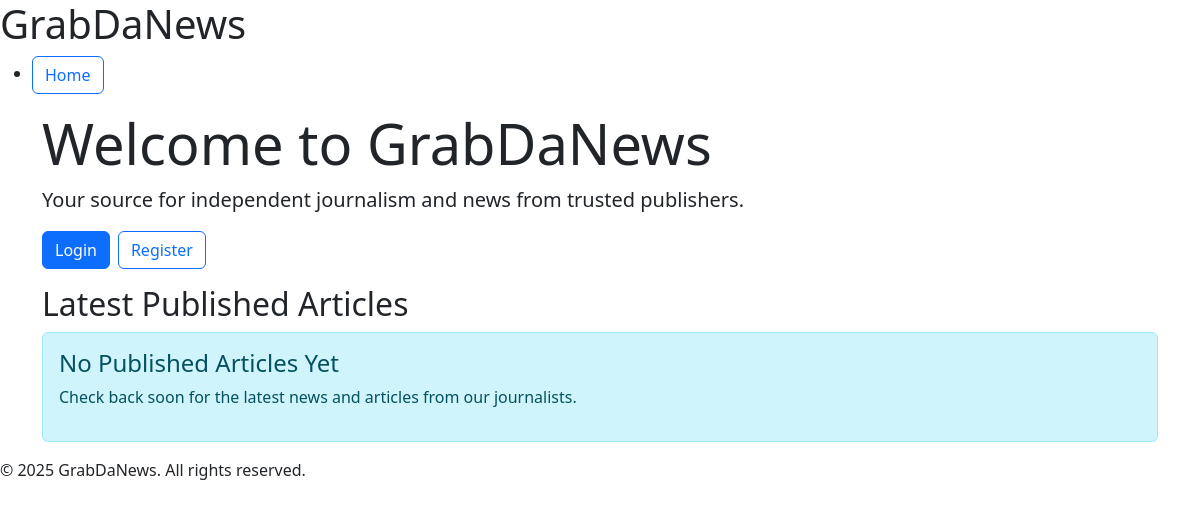
/, run on an earlier commit of the app's database.
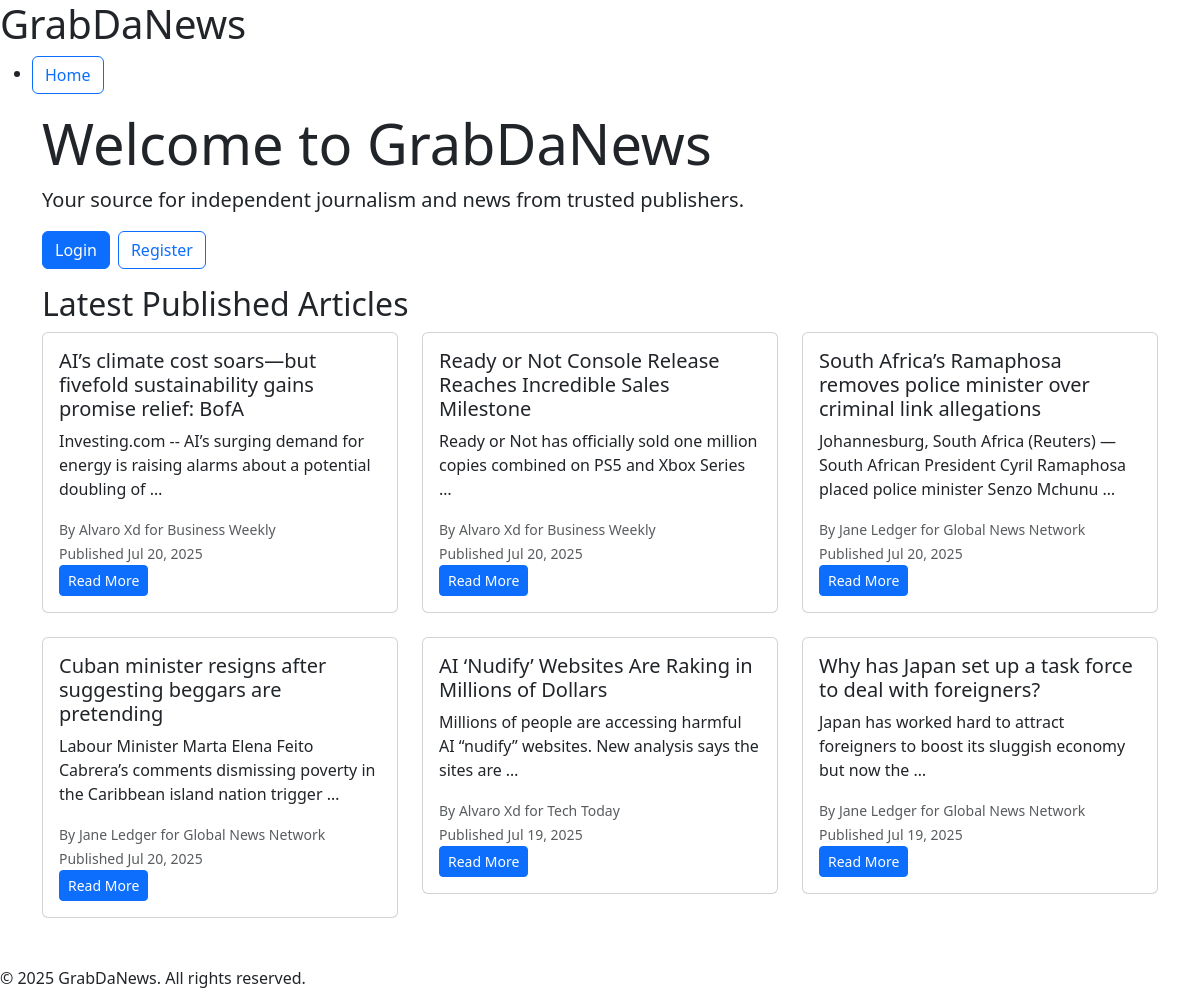
And on a later commit of the database.
### news/models.py (models this page shows, shortened)
class Article(models.Model):
    STATUS_CHOICES = [
        ('submitted', 'Submitted for Review'),
        ('approved', 'Approved'),
        ('rejected', 'Rejected'),
    ]
    title = models.CharField(max_length=200)
    content = models.TextField()
    author = models.ForeignKey(
        CustomUser,
        on_delete=models.CASCADE,
        limit_choices_to={'role': 'journalist'},
        related_name='authored_articles'
    )
    publisher = models.ForeignKey(
        Publisher,
        on_delete=models.CASCADE,
        related_name='articles',
        null=True,
        blank=True
    )
    status = models.CharField(
        max_length=20,
        choices=STATUS_CHOICES,
        default='submitted'
    )
    approved_by = models.ForeignKey(
        CustomUser,
        on_delete=models.SET_NULL,
        null=True,
        blank=True,
        limit_choices_to={'role': 'editor'},
        related_name='approved_articles'
    )
    published_at = models.DateTimeField(null=True, blank=True)
    created_at = models.DateTimeField(auto_now_add=True)
    updated_at = models.DateTimeField(auto_now=True)
    class Meta:
        ordering = ['-created_at']
        permissions = [
            ('can_approve_article', 'Can approve articles'),
            ('can_publish_article', 'Can publish articles'),
        ]

class CustomUser(AbstractUser):
    ROLE_CHOICES = [
        ('reader', 'Reader'),
        ('editor', 'Editor'),
        ('journalist', 'Journalist'),
    ]
    role = models.CharField(
        max_length=20,
        choices=ROLE_CHOICES,
        default='reader'
    )
    subscribed_publishers = models.ManyToManyField(
        Publisher,
        blank=True,
        related_name='subscribers'
    )
    subscribed_journalists = models.ManyToManyField(
        'self',
        blank=True,
        symmetrical=False,
        limit_choices_to={'role': 'journalist'},
        related_name='journalist_subscribers'
    )
    publishers = models.ManyToManyField(
        Publisher,
        blank=True,
        related_name='staff_members'
    )
    class Meta:
        ordering = ['username']

class Publisher(models.Model):
    name = models.CharField(max_length=200, unique=True)
    description = models.TextField(blank=True)
    class Meta:
        ordering = ['name']

### news/views.py (the view)
# urls.py: 2. Add a URL to urlpatterns:  path('', views.home, name='home')
def home(request):
    recent_articles = Article.objects.filter(status='approved').order_by(
        '-published_at')[:6]
    context = {
        'recent_articles': recent_articles
    }
    return render(request, 'news/home.html', context)

### news/templates/news/home.html (shortened to what this page needs)
{% extends 'base.html' %}
{% block content %}
<div class="container">
  <div class="jumbotron">
    <h1 class="display-4">
      Welcome to GrabDaNews
    </h1>
    <p class="lead">
      Your source for independent journalism and news from trusted publishers.
    </p>
    {% if user.is_authenticated %}
      <div class="d-flex gap-2 mb-3">
        {% if user.role == 'journalist' %}
          <a href="{% url 'create_article' %}" class="btn btn-outline-success">Create Article</a>
        {% endif %}
      </div>
    {% else %}
      <div class="d-flex gap-2 mb-3">
        <a href="{% url 'login_user' %}" class="btn btn-primary">Login</a>
        <a href="{% url 'register' %}" class="btn btn-outline-primary">Register</a>
      </div>
    {% endif %}
  </div>
  <h2>Latest Published Articles</h2>
  {% if recent_articles %}
    <div class="row">
      {% for article in recent_articles %}
        <div class="col-md-6 col-lg-4 mb-4">
          <div class="card">
            <div class="card-body">
              <h5 class="card-title">{{ article.title }}</h5>
              <p class="card-text">{{ article.content|truncatewords:15 }}</p>
              <div class="card-text">
                <small class="text-muted">
                  By {{ article.author.get_full_name|default:article.author.username }}
                  {% if article.publisher %} for {{ article.publisher.name }} {% endif %}<br>
                  Published {{ article.published_at|date:"M d, Y" }}
                </small>
              </div>
              <a href="{% url 'article_detail' article.id %}" class="btn btn-primary btn-sm">Read More</a>
            </div>
          </div>
        </div>
      {% endfor %}
    </div>
  {% else %}
    <div class="alert alert-info">
      <h4>No Published Articles Yet</h4>
      <p>Check back soon for the latest news and articles from our journalists.</p>
    </div>
  {% endif %}
</div>
{% endblock %}

### news/templates/base.html (shortened to what this page needs)
{% load static %}
<!DOCTYPE html>
<html lang="en">
<head>
  <link rel="stylesheet" href="{% static 'css/styles.css' %}">
  <link href="https://cdn.jsdelivr.net/npm/bootstrap@5.3.7/dist/css/bootstrap.min.css"
        rel="stylesheet"
>
</head>
<body>
  <header>
    <h1>GrabDaNews</h1>
    <nav>
      <ul>
        <li>
          <a href="{% url 'home' %}" class="btn btn-outline-primary me-2">Home</a>
        </li>
      </ul>
    </nav>
  </header>
  <main>
    {% block content %}{% endblock %}
  </main>
  <footer>
    <p>&copy; 2025 GrabDaNews. All rights reserved.</p>
  </footer>
</body>
</html>

What changed in the data, as far as the page shows it:
added Article: title "AI’s climate cost soars—but fivefold sustainability gains promise relief: BofA", content "Investing.com -- AI’s surging demand for energy is raising alarms about a potential doubling of …", author.get_full_name "Alvaro Xd", publisher.name "Business Weekly", published_at "Jul 20, 2025"
added Article: title "Ready or Not Console Release Reaches Incredible Sales Milestone", content "Ready or Not has officially sold one million copies combined on PS5 and Xbox Series …", author.get_full_name "Alvaro Xd", publisher.name "Business Weekly", published_at "Jul 20, 2025"
added Article: title "South Africa’s Ramaphosa removes police minister over criminal link allegations", content "Johannesburg, South Africa (Reuters) — South African President Cyril Ramaphosa placed police minister Senzo Mchunu …", author.get_full_name "Jane Ledger", publisher.name "Global News Network", published_at "Jul 20, 2025"
added Article: title "Cuban minister resigns after suggesting beggars are pretending", content "Labour Minister Marta Elena Feito Cabrera’s comments dismissing poverty in the Caribbean island nation trigger …", author.get_full_name "Jane Ledger", publisher.name "Global News Network", published_at "Jul 20, 2025"
added Article: title "AI ‘Nudify’ Websites Are Raking in Millions of Dollars", content "Millions of people are accessing harmful AI “nudify” websites. New analysis says the sites are …", author.get_full_name "Alvaro Xd", publisher.name "Tech Today", published_at "Jul 19, 2025"
added Article: title "Why has Japan set up a task force to deal with foreigners?", content "Japan has worked hard to attract foreigners to boost its sluggish economy but now the …", author.get_full_name "Jane Ledger", publisher.name "Global News Network", published_at "Jul 19, 2025"
Also different on the page:
text no longer shown: "No Published Articles Yet Check back soon for the latest news and articles from our journalists."
